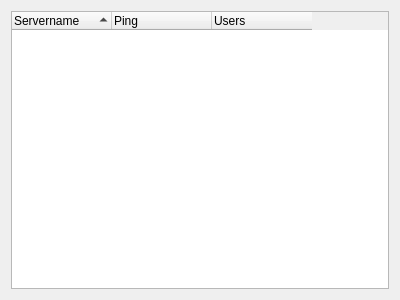
<?xml version="1.0" encoding="UTF-8"?>
<ui version="4.0">
 <class>Dialog</class>
 <widget class="QDialog" name="Dialog">
  <property name="geometry">
   <rect>
    <x>0</x>
    <y>0</y>
    <width>400</width>
    <height>300</height>
   </rect>
  </property>
  <property name="windowTitle">
   <string>BOE</string>
  </property>
  <layout class="QGridLayout" name="gridLayout">
   <item row="0" column="0">
    <widget class="ServerView" name="qtwServers">
     <property name="contextMenuPolicy">
      <enum>Qt::CustomContextMenu</enum>
     </property>
     <property name="dragEnabled">
      <bool>true</bool>
     </property>
     <property name="dragDropMode">
      <enum>QAbstractItemView::DragDrop</enum>
     </property>
     <property name="alternatingRowColors">
      <bool>true</bool>
     </property>
     <property name="autoExpandDelay">
      <number>250</number>
     </property>
     <property name="rootIsDecorated">
      <bool>true</bool>
     </property>
     <property name="uniformRowHeights">
      <bool>true</bool>
     </property>
     <property name="sortingEnabled">
      <bool>true</bool>
     </property>
     <attribute name="headerStretchLastSection">
      <bool>false</bool>
     </attribute>
     <column>
      <property name="text">
       <string>Servername</string>
      </property>
     </column>
     <column>
      <property name="text">
       <string>Ping</string>
      </property>
     </column>
     <column>
      <property name="text">
       <string>Users</string>
      </property>
     </column>
    </widget>
   </item>
  </layout>
 </widget>
 <customwidgets>
  <customwidget>
   <class>ServerView</class>
   <extends>QTreeWidget</extends>
   <header>ConnectDialog.h</header>
  </customwidget>
 </customwidgets>
 <resources/>
 <connections/>
</ui>
